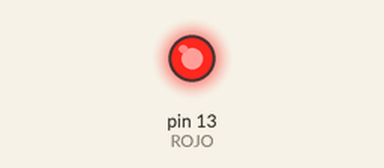
Simulated run of this sketch. Board: Arduino Uno, built with avr-gcc and run on an emulated ATmega328P. On the bench: output pins drawn as LEDs (lit = HIGH).

Above: at 0.1 s.
Timing chart, 0 to 1.6 s (numbered marks = the images above):
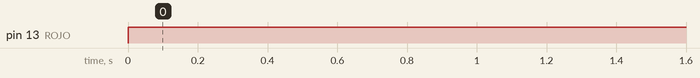

Measured:
- by itself, pin 13 (ROJO): LOW → HIGH at 0.00 s

The sketch:

Leds.ino
```cpp
// Prueba 33
#define ROJO 13
void setup() {
  // put your setup code here, to run once:
  pinMode (ROJO, OUTPUT);
}

void loop() {
  // put your main code here, to run repeatedly:
  digitalWrite(ROJO, HIGH);
}
```
